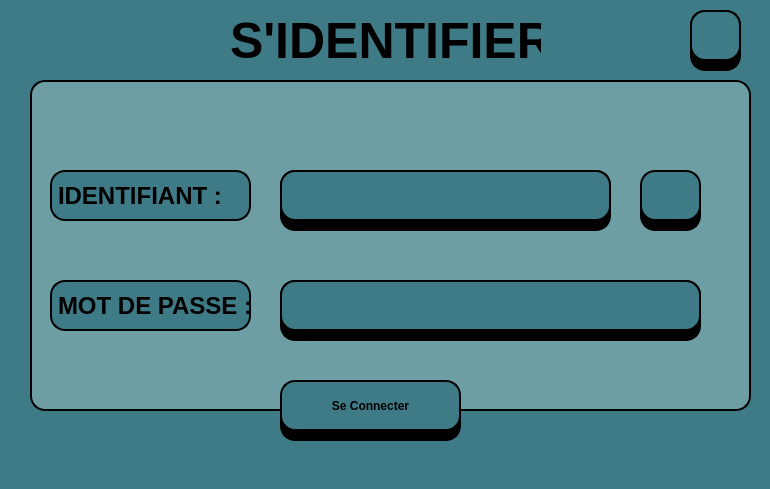
<?xml version="1.0" encoding="UTF-8"?>
<ui version="4.0">
 <class>loginWindow</class>
 <widget class="QMainWindow" name="loginWindow">
  <property name="geometry">
   <rect>
    <x>0</x>
    <y>0</y>
    <width>770</width>
    <height>489</height>
   </rect>
  </property>
  <property name="windowTitle">
   <string>SmartVax </string>
  </property>
  <property name="styleSheet">
   <string notr="true">background-color:rgb(63, 123, 134);

border-radius: 15px;</string>
  </property>
  <widget class="QWidget" name="centralwidget">
   <widget class="QLabel" name="label_6">
    <property name="geometry">
     <rect>
      <x>690</x>
      <y>10</y>
      <width>51</width>
      <height>61</height>
     </rect>
    </property>
    <property name="styleSheet">
     <string notr="true">background-color:rgb(0, 0, 0);
border: 2px solid #000000;
border-radius: 15px;
</string>
    </property>
    <property name="text">
     <string/>
    </property>
   </widget>
   <widget class="QPushButton" name="pushButton_close">
    <property name="geometry">
     <rect>
      <x>690</x>
      <y>10</y>
      <width>51</width>
      <height>51</height>
     </rect>
    </property>
    <property name="font">
     <font>
      <pointsize>12</pointsize>
      <bold>true</bold>
     </font>
    </property>
    <property name="styleSheet">
     <string notr="true">background-color:rgb(63, 123, 134);
border: 2px solid #000000;
border-radius: 15px;
</string>
    </property>
    <property name="text">
     <string/>
    </property>
    <property name="icon">
     <iconset theme="QIcon::ThemeIcon::ApplicationExit"/>
    </property>
    <property name="iconSize">
     <size>
      <width>32</width>
      <height>26</height>
     </size>
    </property>
   </widget>
   <widget class="QLabel" name="sidentifier">
    <property name="geometry">
     <rect>
      <x>230</x>
      <y>10</y>
      <width>311</width>
      <height>61</height>
     </rect>
    </property>
    <property name="styleSheet">
     <string notr="true">font-size: 50px;
    font-weight: bold;
    color: black;
</string>
    </property>
    <property name="text">
     <string>S'IDENTIFIER</string>
    </property>
   </widget>
   <widget class="QWidget" name="widget" native="true">
    <property name="geometry">
     <rect>
      <x>30</x>
      <y>80</y>
      <width>721</width>
      <height>331</height>
     </rect>
    </property>
    <property name="styleSheet">
     <string notr="true">background-color: #6D9EA3;
border: 2px solid #000000;
border-radius: 15px;</string>
    </property>
    <widget class="QLabel" name="label">
     <property name="geometry">
      <rect>
       <x>250</x>
       <y>90</y>
       <width>331</width>
       <height>61</height>
      </rect>
     </property>
     <property name="styleSheet">
      <string notr="true">background-color:rgb(0, 0, 0);
border: 2px solid #000000;
border-radius: 15px;
</string>
     </property>
     <property name="text">
      <string/>
     </property>
    </widget>
    <widget class="QLabel" name="label_4">
     <property name="geometry">
      <rect>
       <x>250</x>
       <y>200</y>
       <width>421</width>
       <height>61</height>
      </rect>
     </property>
     <property name="styleSheet">
      <string notr="true">background-color:rgb(0, 0, 0);
border: 2px solid #000000;
border-radius: 15px;
</string>
     </property>
     <property name="text">
      <string/>
     </property>
    </widget>
    <widget class="QLabel" name="mdp">
     <property name="geometry">
      <rect>
       <x>20</x>
       <y>200</y>
       <width>201</width>
       <height>51</height>
      </rect>
     </property>
     <property name="styleSheet">
      <string notr="true"> font-size: 24px;
 font-weight: bold;
 color: black;
background-color:rgb(63, 123, 134);</string>
     </property>
     <property name="text">
      <string>MOT DE PASSE :</string>
     </property>
    </widget>
    <widget class="QLabel" name="id">
     <property name="geometry">
      <rect>
       <x>20</x>
       <y>90</y>
       <width>201</width>
       <height>51</height>
      </rect>
     </property>
     <property name="styleSheet">
      <string notr="true"> font-size: 24px;
 font-weight: bold;
 color: black;
background-color:rgb(63, 123, 134);</string>
     </property>
     <property name="text">
      <string>IDENTIFIANT :</string>
     </property>
    </widget>
    <widget class="QLineEdit" name="lineEdit_id">
     <property name="geometry">
      <rect>
       <x>250</x>
       <y>90</y>
       <width>331</width>
       <height>51</height>
      </rect>
     </property>
     <property name="styleSheet">
      <string notr="true">background-color:rgb(63, 123, 134);
font: 18pt &quot;Segoe UI&quot;;
border: 2px solid #000000;
border-radius: 15px;
</string>
     </property>
    </widget>
    <widget class="QLineEdit" name="lineEdit_mdp">
     <property name="geometry">
      <rect>
       <x>250</x>
       <y>200</y>
       <width>421</width>
       <height>51</height>
      </rect>
     </property>
     <property name="styleSheet">
      <string notr="true">background-color:rgb(63, 123, 134);
font: 18pt &quot;Segoe UI&quot;;
border: 2px solid #000000;
border-radius: 15px;
</string>
     </property>
     <property name="echoMode">
      <enum>QLineEdit::EchoMode::Password</enum>
     </property>
    </widget>
    <widget class="QPushButton" name="pushButton_Face">
     <property name="geometry">
      <rect>
       <x>610</x>
       <y>90</y>
       <width>61</width>
       <height>51</height>
      </rect>
     </property>
     <property name="font">
      <font>
       <pointsize>12</pointsize>
       <bold>true</bold>
      </font>
     </property>
     <property name="styleSheet">
      <string notr="true">background-color:rgb(63, 123, 134);
border: 2px solid #000000;
border-radius: 15px;
</string>
     </property>
     <property name="text">
      <string/>
     </property>
     <property name="icon">
      <iconset theme="QIcon::ThemeIcon::CameraWeb"/>
     </property>
    </widget>
    <widget class="QLineEdit" name="lineEdit_35">
     <property name="geometry">
      <rect>
       <x>610</x>
       <y>100</y>
       <width>61</width>
       <height>51</height>
      </rect>
     </property>
     <property name="styleSheet">
      <string notr="true">background-color:rgb(0, 0, 0);
border: 2px solid #000000;
border-radius: 15px;
</string>
     </property>
    </widget>
    <zorder>label</zorder>
    <zorder>label_4</zorder>
    <zorder>mdp</zorder>
    <zorder>id</zorder>
    <zorder>lineEdit_id</zorder>
    <zorder>lineEdit_mdp</zorder>
    <zorder>lineEdit_35</zorder>
    <zorder>pushButton_Face</zorder>
   </widget>
   <widget class="QPushButton" name="pushButton_conn">
    <property name="geometry">
     <rect>
      <x>280</x>
      <y>380</y>
      <width>181</width>
      <height>51</height>
     </rect>
    </property>
    <property name="styleSheet">
     <string notr="true">color: black;
font-weight: bold;
background-color:rgb(63, 123, 134);
    border: 2px solid black;  /* Change border color to blue */
</string>
    </property>
    <property name="text">
     <string>Se Connecter</string>
    </property>
   </widget>
   <widget class="QLabel" name="label_7">
    <property name="geometry">
     <rect>
      <x>280</x>
      <y>390</y>
      <width>181</width>
      <height>51</height>
     </rect>
    </property>
    <property name="styleSheet">
     <string notr="true">background-color:rgb(0, 0, 0);
border: 2px solid #000000;
border-radius: 15px;
</string>
    </property>
    <property name="text">
     <string/>
    </property>
   </widget>
   <zorder>label_7</zorder>
   <zorder>widget</zorder>
   <zorder>label_6</zorder>
   <zorder>pushButton_close</zorder>
   <zorder>sidentifier</zorder>
   <zorder>pushButton_conn</zorder>
  </widget>
  <widget class="QMenuBar" name="menubar">
   <property name="geometry">
    <rect>
     <x>0</x>
     <y>0</y>
     <width>770</width>
     <height>25</height>
    </rect>
   </property>
  </widget>
  <widget class="QStatusBar" name="statusbar"/>
 </widget>
 <resources/>
 <connections/>
</ui>
